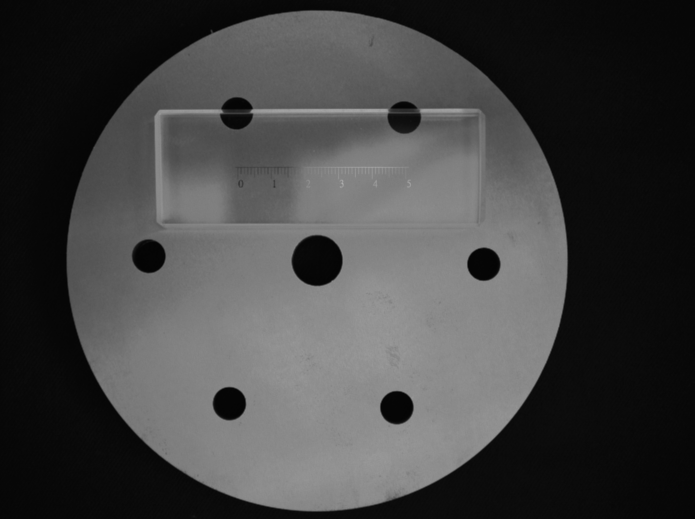
//> input picture brake.bmp, 1390 x 1038 px (shown at 1/2 size)
$ ./main   (built with g++ and OpenCV 4)
//> lines starting //> are read from the running program, lines starting //| are printed output that depends on the picture; after the words box and inside, x2 and y2 are one past the last pixel; in counts of white or black regions, pixels touching at a corner belong together
#include <iostream>
#include "opencv2/opencv.hpp"

using namespace std;
using namespace cv;

//获取两点间的像素距离
double getDistance (Point pointO,Point pointA )

{

    double distance;

    distance = powf((pointO.x - pointA.x),2) + powf((pointO.y - pointA.y),2);

    distance = sqrtf(distance);

    return distance;

}
int main() {
    Mat image = imread("../brake.bmp");
//> image is the input picture: 1038 rows x 1390 cols, CV_8UC3; min 3, max 176, mean 66.8
    imshow("origin",image);
    Mat image_gray;
    cvtColor(image,image_gray,COLOR_BGR2GRAY);
    GaussianBlur(image_gray,image_gray,Size(9,9),2,2);

    Mat canny,dst,src;
    Rect ROI(400,300,500,60);
    src = imread("../brake.bmp");
    src = src(ROI);
    imshow("src",src);

    Canny(src,canny,10,50);
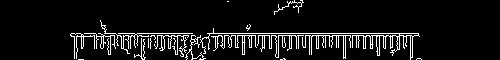
//> canny: 60 rows x 500 cols, CV_8UC1; 7.8% white in thin lines or dots, all inside (x1, y1, x2, y2) = (70, 0, 422, 60)
    imshow("canny",canny);
    imwrite("../canny.png",canny);
    cvtColor(canny,dst,COLOR_GRAY2BGR);

    vector<Vec4f> plines;//保存霍夫变换检测到的直线
    HoughLinesP(canny, plines, 1, CV_PI / 180, 2, 10, 3);//提取边缘时，会造成有些点不连续，所以maxLineGap设大点
//> plines = 72 lines (x1, y1, x2, y2), first 8: [390, 37, 408, 35], [94, 44, 123, 42], [316, 48, 337, 33], [128, 43, 150, 38], [160, 50, 191, 35], [323, 38, 336, 35], [276, 44, 291, 45], [269, 36, 279, 35]

    cout<<plines.size()<<endl;
//| 72

    float max_x,min_x;
    int max_x_index,min_x_index;

    max_x = (plines[0][0] + plines[0][3]) / 2.0f;
//> max_x = 212.5
    min_x = (plines[0][0] + plines[0][3]) / 2.0f;
//> min_x = 212.5

    //5. 显示检测到的直线
    for (size_t i = 0; i < plines.size(); i++)
    {
    Vec4f hline = plines[i];
    if(((hline[0] + hline[2]) / 2.0f ) > max_x)
    {
        max_x = (hline[0] + hline[2]) / 2.0f;
        max_x_index = i;
    }
    if(((hline[0] + hline[2]) / 2.0f ) < min_x)
    {
        min_x = (hline[0] + hline[2]) / 2.0f;
        min_x_index = i;
    }
    //line(dst, Point(hline[0], hline[1]), Point(hline[2], hline[3]), Scalar(0, 0, 255), 1, LINE_AA);//绘制直线
    }
//> this loop made 72 passes
//> (hline, max_x) on passes 1, 30, 60: ([390, 37, 408, 35], 399), ([410, 59, 410, 35], 410), ([412, 57, 412, 36], 412)
//> (hline, min_x) on passes 2, 14, 17: ([94, 44, 123, 42], 108.5), ([94, 45, 110, 45], 102), ([74, 58, 74, 33], 74)
//> after the loop, max_x = 412; max_x_index = 59; min_x = 74; min_x_index = 16
    Vec4f hline = plines[min_x_index];
//> hline = [74, 58, 74, 33]

    line(dst, Point(hline[0], hline[1]), Point(hline[2], hline[3]), Scalar(0, 0, 255), 1, LINE_AA);//绘制直线
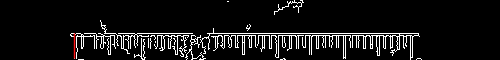
//> dst: 60 rows x 500 cols, CV_8UC3; mean B, G, R 19.8, 19.8, 20.1

    hline = plines[max_x_index];
//> hline = [412, 57, 412, 36]

    line(dst, Point(hline[0], hline[1]), Point(hline[2], hline[3]), Scalar(0, 0, 255), 1, LINE_AA);//绘制直线
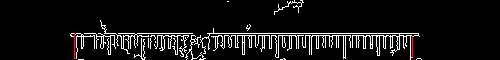
//> dst: 60 rows x 500 cols, CV_8UC3; 0.22% of pixels changed, all inside (x1, y1, x2, y2) = (411, 36, 414, 59)

    Point2f p1 ((plines[min_x_index][0] + plines[min_x_index][2]) / 2.0f,(plines[min_x_index][1] + plines[min_x_index][3]) / 2.0f);
//> p1 = Point(74, 45.5)
    Point2f p2 ((plines[max_x_index][0] + plines[max_x_index][2]) / 2.0f,(plines[max_x_index][1] + plines[max_x_index][3]) / 2.0f);
//> p2 = Point(412, 46.5)

    //像素当量
    float meter = (50.0 / getDistance(p1,p2));
//> in getDistance, `distance = powf((pointO.x - pointA.x),2) + powf((pointO.y - pointA.y),..`: distance = 114244
//> in getDistance, `distance = sqrtf(distance);`: distance = 338
//> meter = 0.148

    imshow("plines", dst);
    imwrite("../plines.png",dst);

    line(image,p1 + Point2f(400,300),p2 + Point2f(400,300),Scalar(0,255,0));
//> image: 1038 rows x 1390 cols, CV_8UC3; 339 pixels changed, all inside (x1, y1, x2, y2) = (474, 346, 813, 347)
    putText(image,to_string(50.0),p1 + Point2f(400 + getDistance(p1,p2) / 2.0,300 - 20),FONT_HERSHEY_SIMPLEX,1,Scalar(0,0,0));
//> image: 1038 rows x 1390 cols, CV_8UC3; mean B, G, R 66.7, 66.8, 66.7

    waitKey(0);


    //检测圆
    vector<Vec3f> circles;
    double dp = 2;
    double minDist = 10;
    double param1 = 100;
    double param2 = 100;
    int min_radius = 20;
    int max_radius = 100;

    //hough circle detect
    HoughCircles(image_gray,circles,HOUGH_GRADIENT,dp,minDist,param1,param2,min_radius,max_radius);
//> circles = 7 circles (x, y, radius): [793, 815, 33.2], [633, 521, 51.2], [459, 807, 33.2], [967, 527, 33.4], [473, 227, 32], [807, 235, 31.8], [297, 513, 34.2]

    Vec3f circle_max;
    int maxradius_index = 0;
    int radius_max = 0;
    for (int i = 0; i < circles.size(); ++i) {
        if(radius_max <= circles[i][2])
        {
            maxradius_index = i;
            circle_max[0] = circles[i][0];
            circle_max[1] = circles[i][1];
            radius_max = circle_max[2] = circles[i][2];
        }
    }
//> this loop made 7 passes
//> radius_max on passes 1 to 2: 33, 51
//> after the loop, maxradius_index = 1; circle_max = [633, 521, 51.2]; radius_max = 51
    //去掉最大圆
    circles.erase(circles.begin() + maxradius_index);
//> circles = 6 items: [793, 815, 33.2], [459, 807, 33.2], [967, 527, 33.4], [473, 227, 32], [807, 235, 31.8], [297, 513, 34.2]

    vector<Vec4f> circles_rank(circles.size());
    for (int i = 0; i < circles.size(); ++i) {

        for (int j = 0; j < 3; ++j) {
            circles_rank[i][j] = circles[i][j];
        }
        circles_rank[i][3] = atan2f(circles[i][0] - circle_max[0],circles[i][1] - circle_max[1]);
        //cout<< circles_rank[i][3] * (180.0 / 3.14) <<endl;
    }
//> this loop made 6 passes

    /* 冒泡排序 */
    {
        for (int i = 0; i < circles.size(); i++)
        {
            for (int j = 0; j < circles.size() -  i - 1; j++)
            {
                if (circles_rank[j][3] < circles_rank[j + 1][3])
                {
                    Vec4f temp;
                    temp = circles_rank[j + 1];
                    circles_rank[j + 1] = circles_rank[j];
                    circles_rank[j] = temp;
                }
            }
        }
//> after the loop, circles_rank = 6 items: [807, 235, 31.8, 2.6], [967, 527, 33.4, 1.55], [793, 815, 33.2, 0.5], [459, 807, 33.2, -0.55], [297, 513, 34.2, -1.59], [473, 227, 32, -2.64]
    }

    //加入最后一??大圆
//    circles_rank.resize(circles_rank.size() + 1);
//    circles_rank.push_back(Vec4f(circle_max[0],circle_max[1],circle_max[2],0));

    cout<<circles_rank.size()<<endl;
//| 6

    //依???画??
    for (int i = 0; i < circles_rank.size(); ++i) {
        Point center = Point(cvRound(circles_rank[i][0]),cvRound(circles_rank[i][1]));

        float radius = (circles_rank[i][2]);

        circle(image,center,3,Scalar(0,255,0),-1,8,0);
        circle(image,center,radius,Scalar(0,0,255),3,8,0);

//        float meter = (50.0 / (circles_rank[0][0] - circles_rank[5][0]));

        putText(image,to_string(i+1),center,FONT_HERSHEY_SIMPLEX,3,Scalar(255,0,0));
        putText(image,to_string(radius*2.0 * meter),center + Point(radius,radius),FONT_HERSHEY_SIMPLEX,1,Scalar(122,255,0));

        if(i < circles_rank.size() - 1)
        {
            Point p1 = Point(circles_rank[i][0],circles_rank[i][1]);
            Point p2 = Point(circles_rank[i+1][0],circles_rank[i+1][1]);
            line(image,p1,p2,Scalar(0,255,0));

            putText(image,to_string(sqrt(pow((p1.x - p2.x),2) + pow((p1.y - p2.y),2)) * meter),(p1 + p2) / 2.0,FONT_HERSHEY_SIMPLEX,1,Scalar(0,0,0));

        }
        else
        {
            Point p1 = Point(circles_rank[i][0],circles_rank[i][1]);
            Point p2 = Point(circles_rank[0][0],circles_rank[0][1]);
            line(image,p1,p2,Scalar(0,255,0));
            putText(image,to_string(sqrt(pow((p1.x - p2.x),2) + pow((p1.y - p2.y),2)) * meter),(p1 + p2) / 2.0,FONT_HERSHEY_SIMPLEX,1,Scalar(0,0,0));
        }

    }
//> this loop made 6 passes
//> (radius, p1, p2) on passes 1 to 6: (31.8, Point(807, 235), Point(967, 527)), (33.4, Point(967, 527), Point(793, 815)), (33.2, Point(793, 815), Point(459, 807)), (33.2, Point(459, 807), Point(297, 513)), (34.2, Point(297, 513), Point(473, 227)), (32, Point(473, 227), Point(807, 235))
//> pass 1, `putText(image,to_string(i+1),center,FONT_HERSHEY_SIMPLEX,3,Scalar(255,..`:
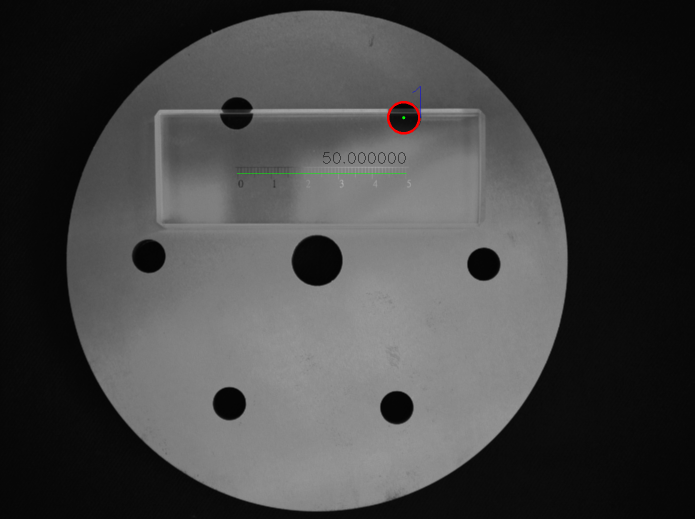
//> image: 1038 rows x 1390 cols, CV_8UC3 (shown at 1/2 size); mean B, G, R 66.7, 66.8, 66.9
//> pass 1, `putText(image,to_string(sqrt(pow((p1.x - p2.x),2) + pow((p1.y - p2.y),..`:
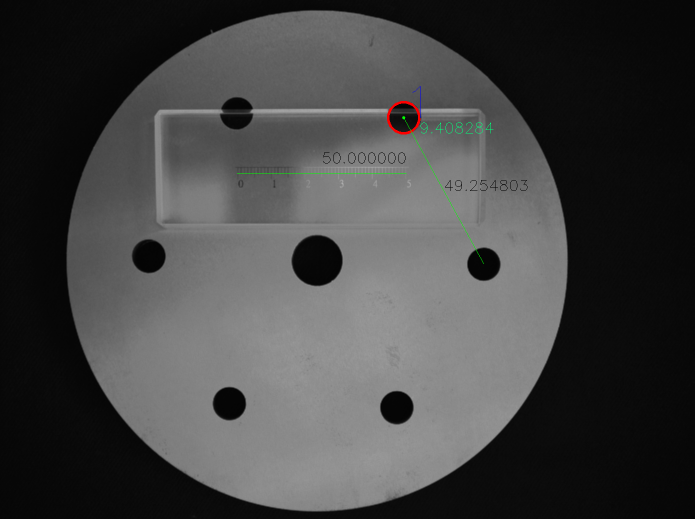
//> image: 1038 rows x 1390 cols, CV_8UC3 (shown at 1/2 size); mean B, G, R 66.7, 66.8, 66.8
//> after the loop:
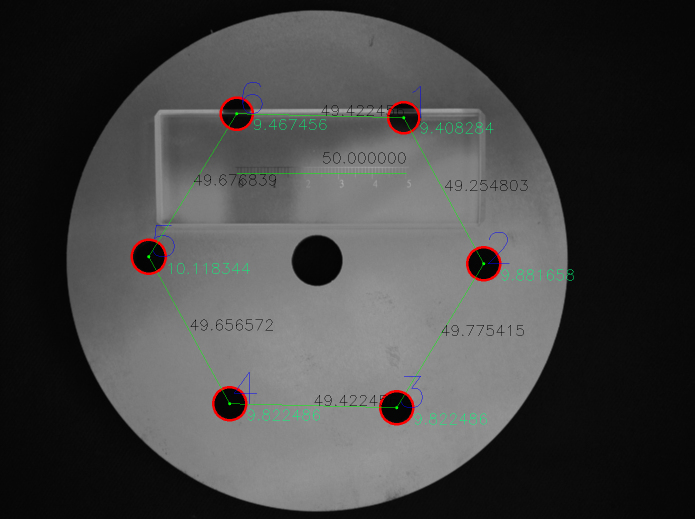
//> image: 1038 rows x 1390 cols, CV_8UC3 (shown at 1/2 size); mean B, G, R 66.3, 66.7, 67
    Point center = Point((circle_max[0]),(circle_max[1]));
//> center = Point(633, 521)

    circle(image,center,circle_max[2],Scalar(0,0,255),3,8,0);
    putText(image,to_string(circle_max[2]*2.0 * meter),center,FONT_HERSHEY_SIMPLEX,1,Scalar(122,255,0));
//> image: 1038 rows x 1390 cols, CV_8UC3; mean B, G, R 66.2, 66.7, 67.1


    int pt_len = circles_rank.size();
//> pt_len = 6
    vector<Point2f> pts;
    for (int i = 0; i < circles_rank.size(); ++i) {
        Point2f p(circles_rank[i][0],circles_rank[i][1]);
        pts.push_back(p);
    }
//> this loop made 6 passes
//> p on passes 1 to 6: Point(807, 235), Point(967, 527), Point(793, 815), Point(459, 807), Point(297, 513), Point(473, 227)

    Mat A(pt_len, 3, CV_32FC1);
//> A = [[0, 0, 0], [0, 0, 0], [0, 0, 0], [0, 0, 0], [0, 0, 0], [0, 0, 0]]
    Mat b(pt_len, 1, CV_32FC1);
//> b = [0, 0, 0, 0, 0, 0]

// 下面的两个 for 循环初始化 A 和 b
    for (int i = 0; i < pt_len; i++)
    {
        float *pData = A.ptr<float>(i);

        pData[0] = pts[i].x * 2.0f;
        pData[1] = pts[i].y * 2.0f;

        pData[2] = 1.0f;
    }

    float *pb = (float *)b.data;

    for (int i = 0; i < pt_len; i++)
    {
        pb[i] = pts[i].x * pts[i].x + pts[i].y * pts[i].y;
    }

// 下面的几行代码就是解超定方程的最小二乘解
    Mat A_Trans;
    transpose(A, A_Trans);
//> A_Trans = [[1614, 1934, 1586, 918, 594, 946], [470, 1054, 1630, 1614, 1026, 454], [1, 1, 1, 1, 1, 1]]

    Mat Inv_A;
    invert(A_Trans * A, Inv_A);
//> Inv_A = [[7.44e-07, 1.67e-09, -0.000943], [1.67e-09, 7.43e-07, -0.000776], [-0.000943, -0.000776, 2.17]]

    Mat res = Inv_A * A_Trans * b;
//> res = [632.3, 521, -559122.1]

// 取出圆心和半径
    float x = res.at<float>(0, 0);
//> x = 632.3
    float y = res.at<float>(1, 0);
//> y = 521
    float r = (float)sqrt(x * x + y * y + res.at<float>(2, 0));
//> r = 334.9


    center =Point2f (x,y);
//> center = Point(632, 521)
    circle(image,center,r,Scalar(0,0,255),3,8,0);
    putText(image,to_string(r*2.0*meter),center + Point(-r,-r),FONT_HERSHEY_SIMPLEX,1,Scalar(122,255,0));
//> image: 1038 rows x 1390 cols, CV_8UC3; mean B, G, R 65.5, 66, 68.2


    resize(image,image,Size(),0.8,0.8);
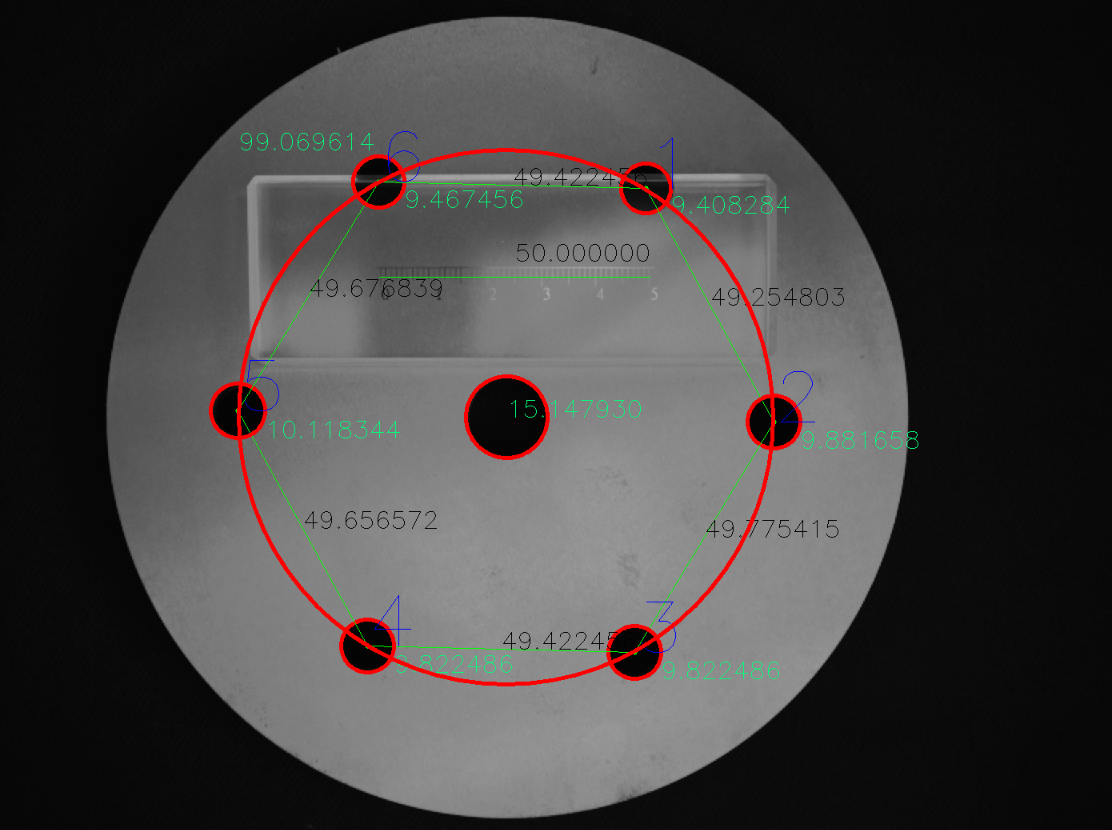
//> image: 830 rows x 1112 cols, CV_8UC3; mean B, G, R 65.4, 65.9, 68.2
    imshow("result",image);
    imwrite("../result.png",image);

    waitKey(0);
    return 0;
}
